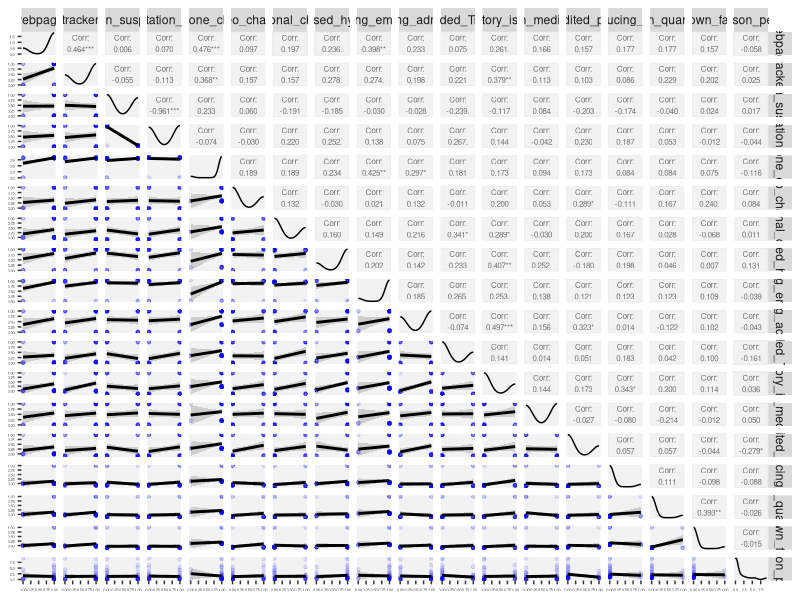
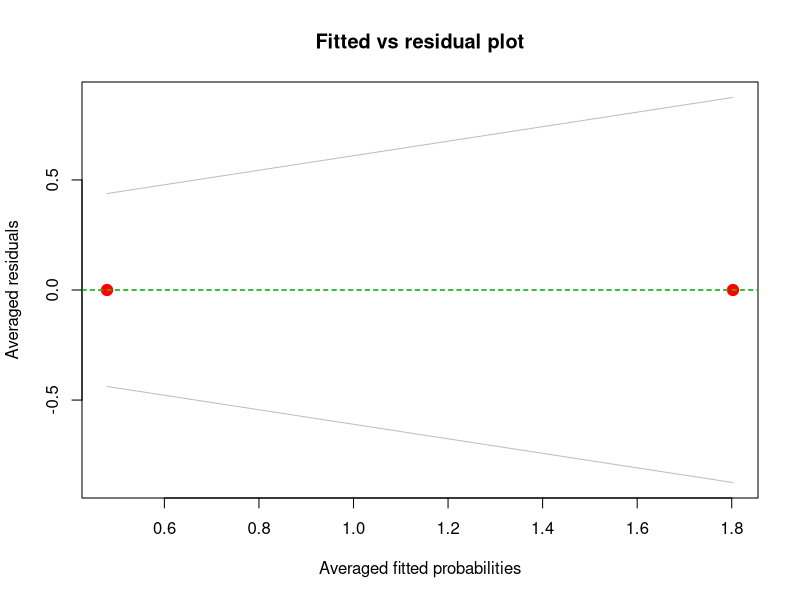
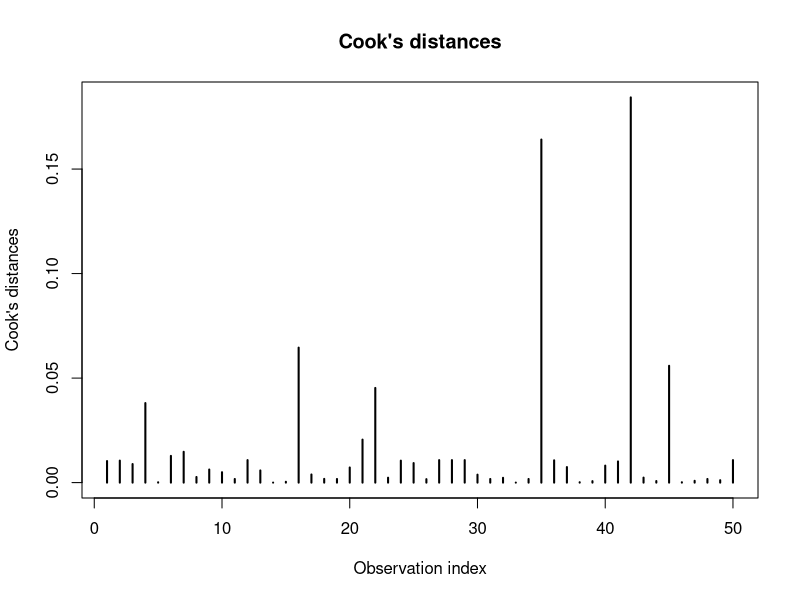

R code for these plots, in order:
## ---- chunk 1
knitr::opts_chunk$set(echo = TRUE)
## ---- chunk 2
policy <- read.csv("data/policy_data_2.csv")
summary(policy)

## ---- chunk 3
library(GGally)
lowerFn <- function(data, mapping, ...) {
  p <- ggplot(data = data, mapping = mapping) +
    geom_point(color = 'blue', alpha=0.1, size=1) +
    geom_smooth(color = 'black', method='lm', size=1,...)
  p
}

g <- ggpairs( 
  data = policy,
  lower = list(
    continuous =  wrap(lowerFn) 
  ),
  upper = list(continuous = wrap("cor", size = 2))
)
g <- g + theme(
  axis.text = element_text(size = 3),
  axis.title = element_text(size = 3),
  legend.background = element_rect(fill = "white"),
  panel.grid.major = element_line(colour = NA),
  panel.grid.minor = element_blank(),
  panel.background = element_rect(fill = "grey95")
)
print(g, bottomHeightProportion = 0.9, leftWidthProportion = 0.9)
## ---- chunk 4

library(tidyr)
glm0 = glm(prison_perc~., family=gaussian, data = policy)
summary(glm0)
glm =glm(prison_perc~Suspended_Transfers+video_change+Increased_hygiene+Screening_employees, family=gaussian, data = policy)
summary(glm)

## ---- chunk 5
cc = colnames(policy)
cc
## ---- chunk 6
l1 = glm =glm(prison_perc~Expedited_parole, family=gaussian, data = policy)
summary(l1)

l2 = glm(prison_perc~Expedited_parole+Lockdown_facilities, family=gaussian, data = policy)
anova(l1,l2,test = 'Chi')

## ---- chunk 7
m1.fitted = fitted(glm)
m1.cooks = cooks.distance(glm)
library(arm)

# Plot average residuals 
binnedplot(m1.fitted, residuals(glm,type="response"),
  xlab="Averaged fitted probabilities",
  ylab="Averaged residuals",
  pch=19, col.pts="red", cex.pts=1.5,
  main="Fitted vs residual plot")
abline(h=0,lty=2,col="green")

# Cook's distances
plot(m1.cooks, type="h", lwd=2,
  xlab="Observation index",
  ylab="Cook's distances",
  main="Cook's distances")
abline(h=1,lty=2,col="red")
